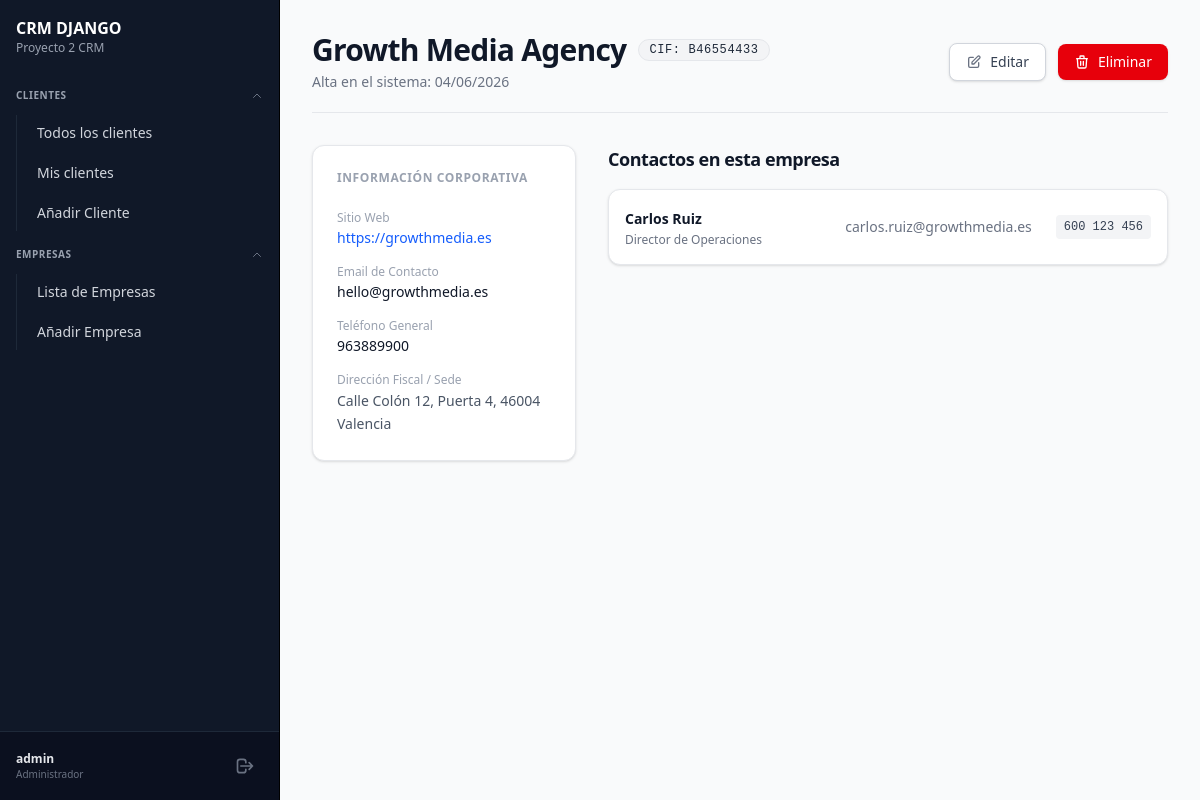
The app's page /empresas/detalle/6 (signed in) with its own data.
### crm/models/company_model.py (models this page shows, shortened)
class Company(models.Model):
    name = models.CharField(max_length=100, verbose_name='Nombre de la Empresa')
    email = models.EmailField(verbose_name='Email')
    phone = models.CharField(max_length=20, verbose_name='Teléfono')
    address = models.CharField(max_length=200, verbose_name='Dirección')
    website = models.URLField(verbose_name='Sitio Web')
    created_at = models.DateTimeField(auto_now_add=True, verbose_name='Fecha de Creación')
    cif = models.CharField(max_length=20, unique=True, verbose_name='CIF')
    class Meta:
        verbose_name = 'Empresa'
        verbose_name_plural = 'Empresas'

### crm/models/client_model.py (models this page shows, shortened)
class Client(models.Model):
    company = models.ForeignKey('Company', on_delete=models.CASCADE, related_name='clients', verbose_name='Empresa')
    commercial = models.ForeignKey(User, on_delete=models.SET_NULL, null=True, related_name='clients', verbose_name='Comercial')
    first_name = models.CharField(max_length=100, verbose_name='Nombre')
    last_name = models.CharField(max_length=100, verbose_name='Apellido')
    email = models.EmailField(verbose_name='Email')
    phone = models.CharField(max_length=20, verbose_name='Teléfono')
    position = models.CharField(max_length=200, blank=True, verbose_name='Cargo')
    created_at = models.DateTimeField(auto_now_add=True, verbose_name='Fecha de Creación')
    updated_at = models.DateTimeField(auto_now=True, verbose_name='Fecha de Actualización')
    class Meta:
        verbose_name = 'Cliente'
        verbose_name_plural = 'Clientes'

### crm/views/company_views.py (the view)
# urls.py: path('empresas/detalle/<pk>', CompanyDetailView.as_view(), name='detalle-empresa'),
@method_decorator(login_required, name='dispatch')
class CompanyDetailView(DetailView):
    model = Company
    template_name = 'companies/company_detail.html'
    context_object_name = 'company'

### crm_django/templates/companies/company_detail.html (shortened to what this page needs)
{% extends "general/layout.html" %}
{% block page_content %}
<div class="max-w-6xl mx-auto space-y-8">
    <div class="flex flex-col md:flex-row md:items-center md:justify-between border-b border-gray-200 pb-5 gap-4">
        <div>
            <div class="flex items-center gap-3">
                <h1 class="text-3xl font-bold text-gray-900 tracking-tight">
                    {{ company.name }}
                </h1>
                <span class="inline-flex items-center px-2.5 py-0.5 rounded-full text-xs font-medium bg-gray-100 text-gray-800 border border-gray-200 uppercase tracking-wider font-mono">
                    CIF: {{ company.cif }}
                </span>
            </div>
            <p class="text-sm text-gray-500 mt-1">Alta en el sistema: {{ company.created_at|date:"d/m/Y" }}</p>
        </div>
        <div class="flex items-center gap-3">
            <a href="{% url "editar-empresa" company.pk %}" class="inline-flex items-center justify-center px-4 py-2 text-sm font-medium text-gray-700 bg-white border border-gray-300 rounded-lg hover:bg-gray-50 transition-colors shadow-sm gap-2">
                Editar
            </a>
            <a href="{% url "eliminar-empresa" company.pk %}" class="inline-flex items-center justify-center px-4 py-2 text-sm font-medium text-white bg-red-600 rounded-lg hover:bg-red-700 transition-colors shadow-sm gap-2">
                Eliminar
            </a>
        </div>
    </div>
    <div class="grid grid-cols-1 lg:grid-cols-3 gap-8">
        <div class="lg:col-span-1 bg-white border border-gray-200 rounded-xl shadow-sm p-6 space-y-6 h-fit">
            <h3 class="text-xs font-semibold text-gray-400 uppercase tracking-wider">Información Corporativa</h3>
            <div class="space-y-4">
                <div>
                    <label class="block text-xs font-medium text-gray-400">Sitio Web</label>
                    <a href="{{ company.website }}" target="_blank" class="text-sm font-medium text-blue-600 hover:text-blue-700 hover:underline block mt-0.5 break-all">
                        {{ company.website }}
                    </a>
                </div>
                <div>
                    <label class="block text-xs font-medium text-gray-400">Email de Contacto</label>
                    <span class="text-sm font-medium text-gray-900 block mt-0.5 break-all">{{ company.email }}</span>
                </div>
                <div>
                    <label class="block text-xs font-medium text-gray-400">Teléfono General</label>
                    <span class="text-sm font-medium text-gray-900 block mt-0.5">{{ company.phone }}</span>
                </div>
                <div>
                    <label class="block text-xs font-medium text-gray-400">Dirección Fiscal / Sede</label>
                    <span class="text-sm font-medium text-gray-600 block mt-0.5 leading-relaxed">{{ company.address }}</span>
                </div>
            </div>
        </div>
        <div class="lg:col-span-2 space-y-4">
            <h3 class="text-lg font-bold text-gray-900 tracking-tight mb-4">Contactos en esta empresa</h3>
            {% if company.clients.all %}
                <div class="bg-white border border-gray-200 rounded-xl shadow-sm overflow-hidden">
                    <ul class="divide-y divide-gray-100">
                        {% for client in company.clients.all %}
                            <li class="p-4 hover:bg-gray-50 transition-colors">
                                <div class="flex items-center justify-between gap-4">
                                    <div>
                                        <a href="{% url 'detalle-cliente' client.pk %}" class="text-sm font-bold text-gray-900 hover:text-blue-600 transition-colors">
                                            {{ client.first_name }} {{ client.last_name }}
                                        </a>
                                        <p class="text-xs text-gray-500 mt-0.5">{{ client.position|default:"Sin cargo definido" }}</p>
                                    </div>
                                    <div class="flex items-center gap-6 text-sm text-gray-500">
                                        <span class="hidden sm:inline">{{ client.email }}</span>
                                        <span class="font-mono text-xs bg-gray-100 px-2 py-1 rounded text-gray-700">{{ client.phone|default:"—" }}</span>
                                    </div>
                                </div>
                            </li>
                        {% endfor %}
                    </ul>
                </div>
            {% endif %}
        </div>
    </div>
</div>
{% endblock %}

### crm_django/templates/_includes/_sidebar.html (shortened to what this page needs)
<aside class="w-[280px] h-screen bg-gray-900 border-r border-outline-variant flex flex-col flex-shrink-0">
    <div>
        <h1 class="text-white pl-4 pt-4 font-bold"><a href="{% url 'home' %}">CRM DJANGO</a></h1>
        <p class="text-gray-400 pl-4 text-xs">Proyecto 2 CRM</p>
    </div>
    <nav class="mt-6 space-y-2">
        <details class="group px-4" open>
            <summary class="flex items-center justify-between text-[10px] font-semibold text-gray-400 uppercase
            tracking-wider cursor-pointer list-none py-2 hover:text-white transition-colors">
                <span>Clientes</span>
                <svg class="w-3 h-3 text-gray-500 group-open:rotate-180 transition-transform" fill="none" stroke="currentColor" viewBox="0 0 24 24" xmlns="http://www.w3.org/2000/svg">
                    <path stroke-linecap="round" stroke-linejoin="round" stroke-width="2" d="M19 9l-7 7-7-7"></path>
                </svg>
            </summary>
            <ul class="text-white flex flex-col gap-1 mt-1 pl-2 border-l border-gray-800">
                <li>
                    <a class="block w-full py-2 px-3 rounded-md hover:bg-white/10 transition-colors text-sm text-gray-300 hover:text-white" href="{% url 'clientes' %}">
                        Todos los clientes
                    </a>
                </li>
                <li>
                    <a class="block w-full py-2 px-3 rounded-md hover:bg-white/10 transition-colors text-sm text-gray-300 hover:text-white font-medium" href="{% url 'clientes' %}?scope=mine">
                        Mis clientes
                    </a>
                </li>
                <li>
                    <a class="block w-full py-2 px-3 rounded-md hover:bg-white/10 transition-colors text-sm text-gray-300 hover:text-white" href="{% url 'crear-cliente' %}">
                        Añadir Cliente
                    </a>
                </li>
            </ul>
        </details>
        <details class="group px-4" open>
            <summary class="flex items-center justify-between text-[10px] font-semibold text-gray-400 uppercase
                tracking-wider cursor-pointer list-none py-2 hover:text-white transition-colors">
                <span>Empresas</span>
                <svg class="w-3 h-3 text-gray-500 group-open:rotate-180 transition-transform" fill="none" stroke="currentColor" viewBox="0 0 24 24" xmlns="http://www.w3.org/2000/svg">
                    <path stroke-linecap="round" stroke-linejoin="round" stroke-width="2" d="M19 9l-7 7-7-7"></path>
                </svg>
            </summary>
            <ul class="text-white flex flex-col gap-1 mt-1 pl-2 border-l border-gray-800">
                <li>
                    <a class="block w-full py-2 px-3 rounded-md hover:bg-white/10 transition-colors text-sm text-gray-300 hover:text-white" href="{% url "empresas" %}">
                        Lista de Empresas
                    </a>
                </li>
                <li>
                    <a class="block w-full py-2 px-3 rounded-md hover:bg-white/10 transition-colors text-sm text-gray-300 hover:text-white" href="{% url "crear-empresa" %}">
                        Añadir Empresa
                    </a>
                </li>
            </ul>
        </details>
    </nav>
    <div class="mt-auto border-t border-gray-800 p-4 bg-gray-950/40">
        <div class="flex items-center justify-between">
            <div class="flex flex-col min-w-0">
                <span class="text-xs font-semibold text-gray-200 truncate">{{ user.username }}</span>
                <span class="text-[10px] text-gray-500 truncate">
                    {% if user.is_staff %}Administrador{% else %}Comercial{% endif %}
                </span>
            </div>
            <form method="POST" action="{% url 'logout' %}">
                <button type="submit" class="p-2 text-gray-500 hover:text-red-400 rounded-md hover:bg-white/5 transition-colors cursor-pointer group" title="Cerrar Sesión">
                    <svg class="w-5 h-5" fill="none" stroke="currentColor" viewBox="0 0 24 24" xmlns="http://www.w3.org/2000/svg">
                        <path stroke-linecap="round" stroke-linejoin="round" stroke-width="2" d="M17 16l4-4m0 0l-4-4m4 4H7m6 4v1a3 3 0 01-3 3H6a3 3 0 01-3-3V7a3 3 0 013-3h4a3 3 0 013 3v1"></path>
                    </svg>
                </button>
            </form>
        </div>
    </div>
</aside>

### records on screen
Company: name "Growth Media Agency", cif "B46554433", created_at "04/06/2026", website "https://growthmedia.es", email "hello@growthmedia.es", phone "963889900", address "Calle Colón 12, Puerta 4, 46004 Valencia"
Client: first_name "Carlos", last_name "Ruiz", position "Director de Operaciones", email "carlos.ruiz@growthmedia.es", phone "600 123 456"

### other values on screen
{{ user.username }} "admin"
